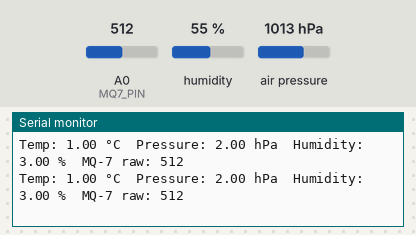
Simulated run of this sketch. Board: Arduino Uno, built with avr-gcc and run on an emulated ATmega328P. Shown: the last lines printed to the serial monitor. The test bench sets the inputs (shaded band); at power-on: A0 (MQ7_PIN) = 512, humidity 55 %, air pressure 1013 hPa.

Above: at 1.8 s.
1.9 s: A0 (MQ7_PIN) set to 716
At 2.5 s:
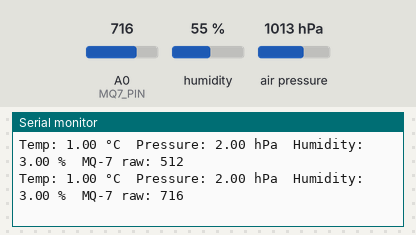
3.4 s: A0 (MQ7_PIN) set to 900
At 4.4 s:
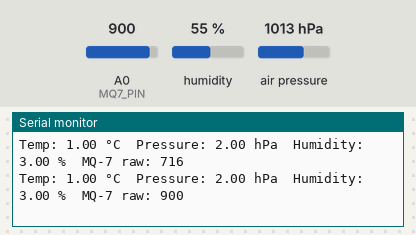
Timing chart, 0 to 6.4 s (numbered marks = the images above; inputs shaded):
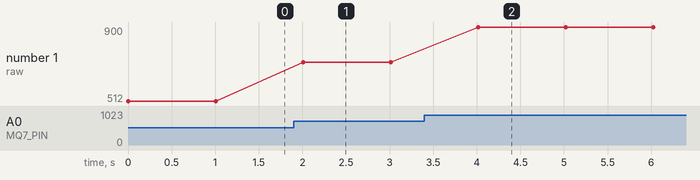

Measured:
- after the input at 1.9 s, the serial monitor: prints a new line after 0.11 s (image 1)
- after the input at 3.4 s, the serial monitor: prints a new line after 0.62 s (image 2)
- plotted number 1: 512 → 716 after the input at 1.9 s, 716 → 900 after the input at 3.4 s

The sketch:

sensor_data_logger.ino
```cpp
#include "config.h"
#include "sensors/BME280Sensor.h"
#include "sensors/MQ7Sensor.h"
#include "datalogger/SerialLogger.h"

BME280Sensor bme280;
MQ7Sensor mq7(MQ7_PIN);
SerialLogger logger;

void setup() {
  Serial.begin(9600);
  bme280.begin();
}

void loop() {
  //float temperature = bme280.getTemperature();
  //temperature = 1;
  float temperature = 1;
  float pressure = bme280.getPressure();
  pressure = 2;
  float humidity = bme280.getHumidity();
  humidity = 3;
  int mq7_raw = mq7.readRaw();

  logger.log(temperature, pressure, humidity, mq7_raw);
  delay(1000);
}
```

SerialLogger.h
```cpp
#ifndef SERIAL_LOGGER_H
#define SERIAL_LOGGER_H

class SerialLogger {
public:
  void log(float temperature, float pressure, float humidity, int mq7_raw);
};

#endif
```

MQ7Sensor.h
```cpp
#ifndef MQ7_SENSOR_H
#define MQ7_SENSOR_H

class MQ7Sensor {
public:
  MQ7Sensor(int pin);
  int readRaw();

private:
  int _pin;
};

#endif
```

bme280Sensor.h
```cpp
#ifndef BME280_SENSOR_H
#define BME280_SENSOR_H

#include <Adafruit_BME280.h>
#include "../config.h"

class BME280Sensor {
public:
  bool begin();
  float getTemperature();
  float getPressure();
  float getHumidity();

private:
  Adafruit_BME280 bme;
};

#endif
```

config.h
```cpp
#ifndef CONFIG_H
#define CONFIG_H

#define MQ7_PIN A0
#define SEALEVELPRESSURE_HPA (1013.25)

#endif
```
